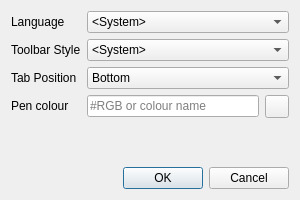
<?xml version="1.0" encoding="UTF-8"?>
<ui version="4.0">
 <class>OptionsDialog</class>
 <widget class="QDialog" name="OptionsDialog">
  <property name="geometry">
   <rect>
    <x>0</x>
    <y>0</y>
    <width>300</width>
    <height>200</height>
   </rect>
  </property>
  <property name="sizePolicy">
   <sizepolicy hsizetype="Fixed" vsizetype="Fixed">
    <horstretch>0</horstretch>
    <verstretch>0</verstretch>
   </sizepolicy>
  </property>
  <property name="minimumSize">
   <size>
    <width>300</width>
    <height>200</height>
   </size>
  </property>
  <property name="maximumSize">
   <size>
    <width>300</width>
    <height>200</height>
   </size>
  </property>
  <property name="windowTitle">
   <string>Options</string>
  </property>
  <property name="locale">
   <locale language="English" country="UnitedKingdom"/>
  </property>
  <property name="modal">
   <bool>true</bool>
  </property>
  <layout class="QGridLayout" name="gridLayout">
   <item row="1" column="1" colspan="2">
    <widget class="QComboBox" name="toolbarStyleBox">
     <property name="sizePolicy">
      <sizepolicy hsizetype="Minimum" vsizetype="Fixed">
       <horstretch>0</horstretch>
       <verstretch>0</verstretch>
      </sizepolicy>
     </property>
     <property name="currentIndex">
      <number>0</number>
     </property>
     <item>
      <property name="text">
       <string>&lt;System&gt;</string>
      </property>
     </item>
     <item>
      <property name="text">
       <string>Icon-only</string>
      </property>
     </item>
     <item>
      <property name="text">
       <string>Text under icons</string>
      </property>
     </item>
     <item>
      <property name="text">
       <string>Text beside icons</string>
      </property>
     </item>
    </widget>
   </item>
   <item row="0" column="1" colspan="2">
    <widget class="QComboBox" name="languageBox">
     <property name="sizePolicy">
      <sizepolicy hsizetype="Minimum" vsizetype="Fixed">
       <horstretch>0</horstretch>
       <verstretch>0</verstretch>
      </sizepolicy>
     </property>
     <property name="toolTip">
      <string>Application Restart Needed</string>
     </property>
     <property name="insertPolicy">
      <enum>QComboBox::InsertAlphabetically</enum>
     </property>
     <item>
      <property name="text">
       <string>&lt;System&gt;</string>
      </property>
     </item>
     <item>
      <property name="text">
       <string>English</string>
      </property>
     </item>
     <item>
      <property name="text">
       <string>Simplified Chinese</string>
      </property>
     </item>
     <item>
      <property name="text">
       <string>Japanese</string>
      </property>
     </item>
    </widget>
   </item>
   <item row="0" column="0">
    <widget class="QLabel" name="languageLabel">
     <property name="sizePolicy">
      <sizepolicy hsizetype="Preferred" vsizetype="Fixed">
       <horstretch>0</horstretch>
       <verstretch>0</verstretch>
      </sizepolicy>
     </property>
     <property name="text">
      <string>Language</string>
     </property>
    </widget>
   </item>
   <item row="2" column="1" colspan="2">
    <widget class="QComboBox" name="tabPositionBox">
     <property name="sizePolicy">
      <sizepolicy hsizetype="Minimum" vsizetype="Fixed">
       <horstretch>0</horstretch>
       <verstretch>0</verstretch>
      </sizepolicy>
     </property>
     <property name="currentIndex">
      <number>1</number>
     </property>
     <item>
      <property name="text">
       <string>Top</string>
      </property>
     </item>
     <item>
      <property name="text">
       <string>Bottom</string>
      </property>
     </item>
     <item>
      <property name="text">
       <string>Left</string>
      </property>
     </item>
     <item>
      <property name="text">
       <string>Right</string>
      </property>
     </item>
    </widget>
   </item>
   <item row="4" column="1" colspan="2" alignment="Qt::AlignBottom">
    <widget class="QDialogButtonBox" name="buttonBox">
     <property name="orientation">
      <enum>Qt::Horizontal</enum>
     </property>
     <property name="standardButtons">
      <set>QDialogButtonBox::Cancel|QDialogButtonBox::Ok</set>
     </property>
    </widget>
   </item>
   <item row="3" column="1">
    <widget class="QLineEdit" name="penColourEdit">
     <property name="placeholderText">
      <string>#RGB or colour name</string>
     </property>
    </widget>
   </item>
   <item row="2" column="0">
    <widget class="QLabel" name="tabPositionLabel">
     <property name="sizePolicy">
      <sizepolicy hsizetype="Preferred" vsizetype="Fixed">
       <horstretch>0</horstretch>
       <verstretch>0</verstretch>
      </sizepolicy>
     </property>
     <property name="text">
      <string>Tab Position</string>
     </property>
    </widget>
   </item>
   <item row="1" column="0">
    <widget class="QLabel" name="toolbarStyleLabel">
     <property name="sizePolicy">
      <sizepolicy hsizetype="Preferred" vsizetype="Fixed">
       <horstretch>0</horstretch>
       <verstretch>0</verstretch>
      </sizepolicy>
     </property>
     <property name="text">
      <string>Toolbar Style</string>
     </property>
    </widget>
   </item>
   <item row="3" column="0">
    <widget class="QLabel" name="penColourLabel">
     <property name="sizePolicy">
      <sizepolicy hsizetype="Preferred" vsizetype="Fixed">
       <horstretch>0</horstretch>
       <verstretch>0</verstretch>
      </sizepolicy>
     </property>
     <property name="text">
      <string>Pen colour</string>
     </property>
    </widget>
   </item>
   <item row="3" column="2">
    <widget class="QToolButton" name="penColourToolButton">
     <property name="icon">
      <iconset theme="format-stroke-color">
       <normaloff/>
      </iconset>
     </property>
     <property name="iconSize">
      <size>
       <width>16</width>
       <height>16</height>
      </size>
     </property>
    </widget>
   </item>
  </layout>
 </widget>
 <resources/>
 <connections>
  <connection>
   <sender>buttonBox</sender>
   <signal>accepted()</signal>
   <receiver>OptionsDialog</receiver>
   <slot>accept()</slot>
   <hints>
    <hint type="sourcelabel">
     <x>248</x>
     <y>254</y>
    </hint>
    <hint type="destinationlabel">
     <x>157</x>
     <y>274</y>
    </hint>
   </hints>
  </connection>
  <connection>
   <sender>buttonBox</sender>
   <signal>rejected()</signal>
   <receiver>OptionsDialog</receiver>
   <slot>reject()</slot>
   <hints>
    <hint type="sourcelabel">
     <x>316</x>
     <y>260</y>
    </hint>
    <hint type="destinationlabel">
     <x>286</x>
     <y>274</y>
    </hint>
   </hints>
  </connection>
 </connections>
</ui>
